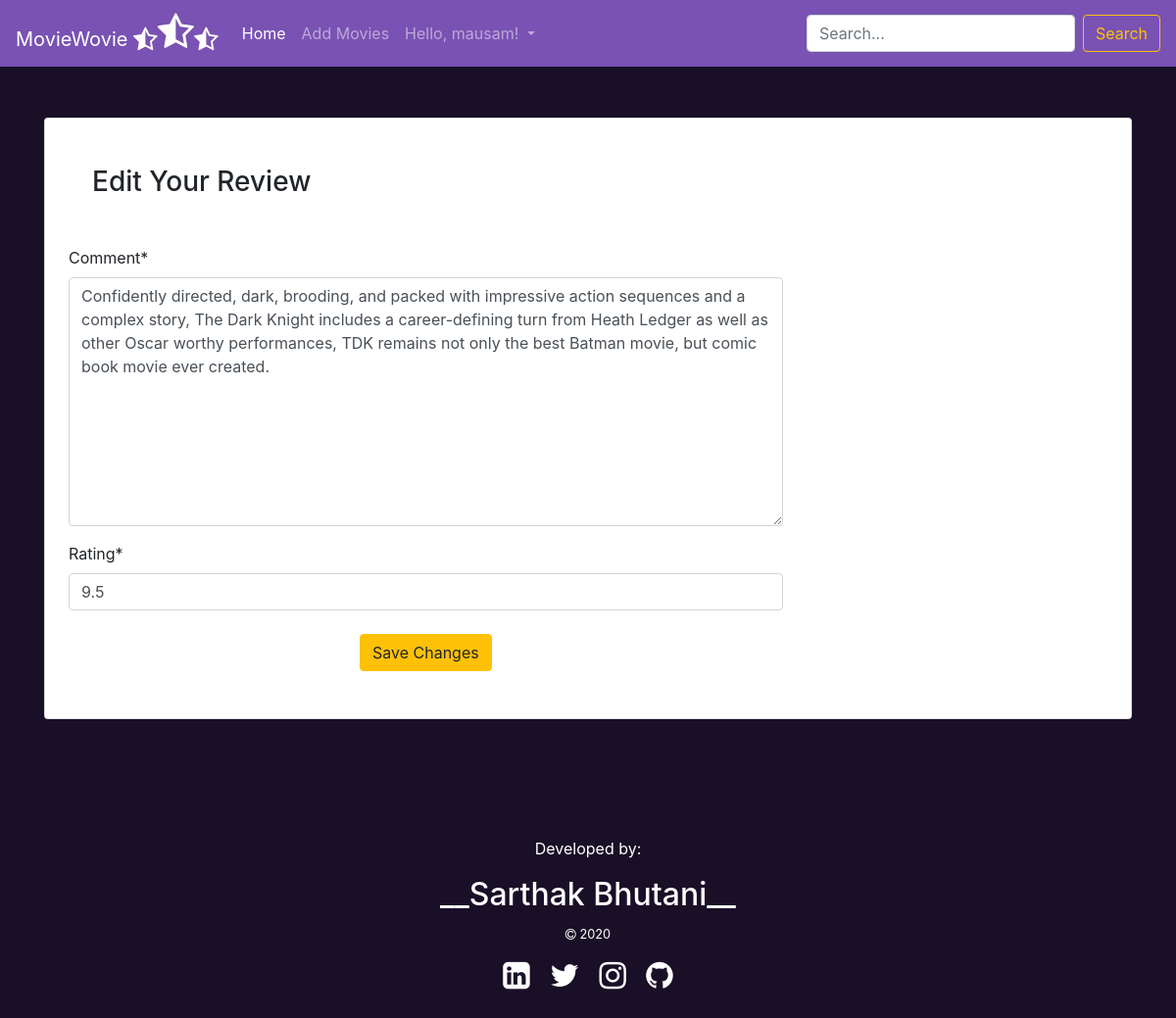
/editreview/1/23/ (signed in), run on the app's committed database.
### main/models.py (models this page shows, shortened)
class Review(models.Model):
    movie = models.ForeignKey(Movie, on_delete=models.CASCADE)
    user = models.ForeignKey(User, on_delete=models.CASCADE)
    comment = models.TextField(max_length=1000)
    rating = models.FloatField(default=0)

### main/views.py (the view)
# urls.py: path('editreview/<int:movie_id>/<int:review_id>/', views.edit_review, name='edit_review'),
def edit_review(request, movie_id, review_id):
    if request.user.is_authenticated:
        movie = Movie.objects.get(id=movie_id)
        review = Review.objects.get(movie=movie, id=review_id)
        if request.user == review.user:
            if request.method == 'POST':
                form = ReviewForm(request.POST, instance=review)
                if form.is_valid():
                    data = form.save(commit=False)
                    if (data.rating > 10) or (data.rating < 0):
                        error = "Rating Out Of Range. Please give rating from 0 to 10."
                        return render(request, 'main/editreview.html', {'error':error, 'form':form})
                    else:
                        data.save()
                        return redirect("main:detail", movie_id)
            else:
                form = ReviewForm(instance=review)
            return render(request, "main/editreview.html", {'form':form})
        else:
            return redirect("main:detail", movie_id)
    else:
        return redirect("accounts:login")

### main/forms.py
class ReviewForm(forms.ModelForm):
    class Meta:
        model = Review
        fields = ('comment', 'rating')

### main/templates/main/editreview.html (shortened to what this page needs)
{% extends 'main/base.html' %}
{% load crispy_forms_tags %}
{% block content %}
<div class="container">
    <br><br><br><br><br>
    <div class="card">
        <div class="card-content">
            <h3 class="mx-5 mb-5 mt-5">Edit Your Review</h3>
            <form action="" method="POST">
                <div class="row">
                <div class="col-md-8 offset-2 mx-4">
                    {{ form|crispy }}
                <div class="text-center">
                    <button class="btn btn-warning mt-2 mb-5">Save Changes</button>
                </div>
            </div>
            </form>
        </div>
    </div>
</div>
{% endblock content %}

### main/templates/main/base.html (shortened to what this page needs)
{% load static %}
<!doctype html>
<html lang="en">
  <head>
    <link rel="stylesheet" href="https://cdnjs.cloudflare.com/ajax/libs/font-awesome/4.7.0/css/font-awesome.min.css">
    <link rel="stylesheet" href="https://stackpath.bootstrapcdn.com/bootstrap/4.5.2/css/bootstrap.min.css">
    <link rel="stylesheet" href="{% static 'css/main.css' %}" >
  </head>
  <body>
    <nav class="navbar navbar-expand-lg navbar-dark bd-navbar fixed-top">
        <a class="navbar-brand" href="{% url 'main:home' %}">MovieWovie&nbsp;<i class="fa fa-star-half-o fa-lg" aria-hidden="true"></i><i class="fa fa-star-half-o fa-2x" aria-hidden="true"></i><i class="fa fa-star-half-o fa-lg" aria-hidden="true"></i></a>
        <div class="collapse navbar-collapse " id="navbarSupportedContent">
          <ul class="navbar-nav mr-auto  ">
            <li class="nav-item active">
              <a class="nav-link" href="{% url 'main:home' %}">Home <span class="sr-only">(current)</span></a>
            </li>
            {% if request.user.is_authenticated %}
              {% if request.user.is_superuser %}
                <li class="nav-item">
                  <a class="nav-link" href="{% url 'main:add_movies' %}">Add Movies</a>
                </li>
              {% endif %}
            {% endif %}
            {% if user.is_authenticated %}
              <li class="nav-item dropdown">
                <a class="nav-link dropdown-toggle" href="#" id="navbarDropdown" role="button" data-toggle="dropdown" aria-haspopup="true" aria-expanded="false">
                  Hello, {{ user.username }}!
                </a>
              </li>
            {% endif %}
          </ul>
          <form class="form-inline my-2 my-lg-0" method="GET" action="{% url 'main:home' %}">
            <input class="form-control mr-sm-2" type="search" placeholder="Search..." aria-label="Search" name="title">
            <button class="btn btn-outline-warning my-2 my-sm-0" type="submit">Search</button>
          </form>
        </div>
      </nav>
    {% block content %}
    {% endblock content %}
    <br><br><br><br><br>
    <div class="text-white text-center">
      <p>
        Developed by:<h2>__Sarthak Bhutani__ </h2><small><i class="fa fa-copyright" aria-hidden="true"></i>&nbsp;2020</small></p>
        <p>
          <a href="https://www.linkedin.com/in/sarthak-bhutani-802a7114b/" class="text-white"><i class="fa fa-linkedin-square fa-2x mx-2" aria-hidden="true"></i></a>
          <a href="https://twitter.com/sarthakbhutani6" class="text-white"><i class="fa fa-twitter fa-2x mx-2" aria-hidden="true"></i></a>
          <a href="https://www.instagram.com/mausambhutani_official/" class="text-white"><i class="fa fa-instagram fa-2x mx-2 mb-5" aria-hidden="true"></i></a>
          <a href="https://github.com/mausambhutaniofficial" class="text-white"><i class="fa fa-github fa-2x mx-2 mb-5" aria-hidden="true"></i></a>
        </p></div>
  </body>
</html>

### main/static/css/main.css (style rules this page uses)
body { background-color: #190f27; }
.bd-navbar { background-color: #7952b3; }

### data on the page
Review: comment "Confidently directed, dark, brooding, and packed with impressive action sequences and a complex story, The Dark Knight includes a career-defining turn from Heath Ledger as well as other Oscar worthy performances, TDK remains not only the best Batman movie, but comic book movie ever created.", rating "9.5"

### other printed values
{{ user.username }} "mausam"
